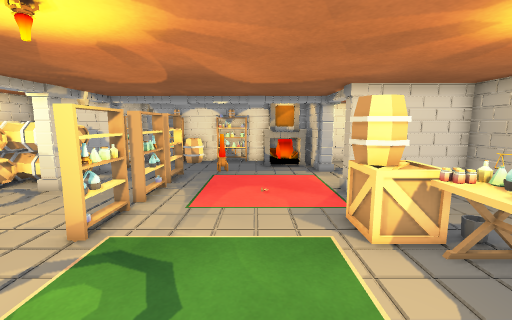
View 1 (above)

13 first-person views from a walk through a 3-D level made in the Unity game engine. The camera is 1.3 m above the floor, tilts 8° down and sees 90° across. The floor is counted in squares, 0.5 m on a side. Each view is taken from the middle of a square. On the plan, view 1 faces up. The plan holds only what a view shows up to about 18 squares ahead; the rest is blank. The place goes on beyond the plan. The player is left out.

View 2
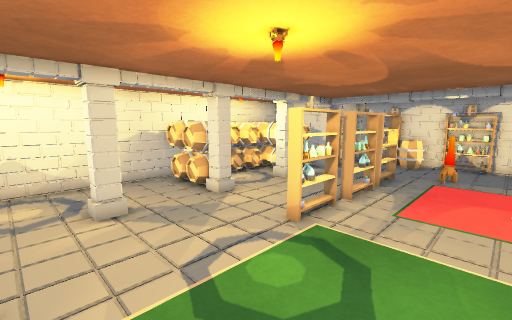

View 3
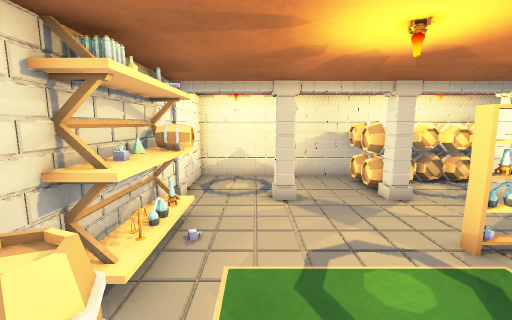

View 4
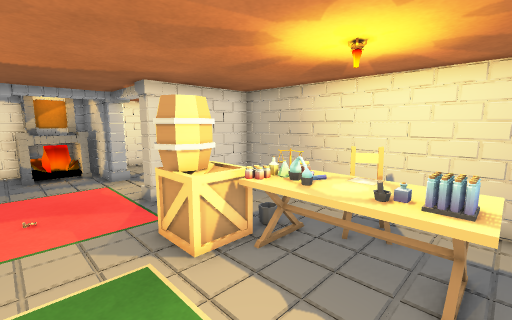

View 5
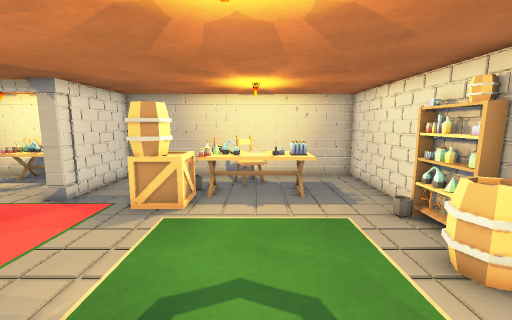

View 6
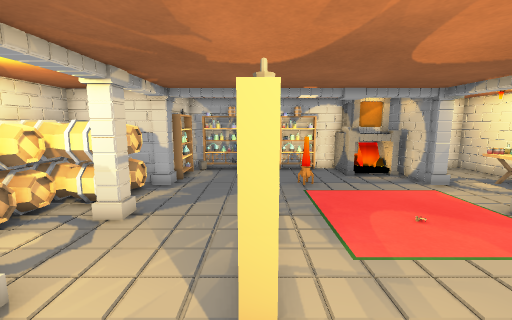

View 7
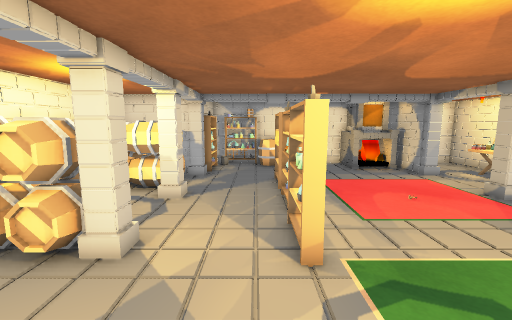

View 8
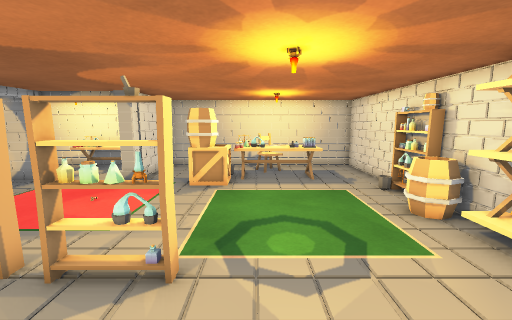

View 9
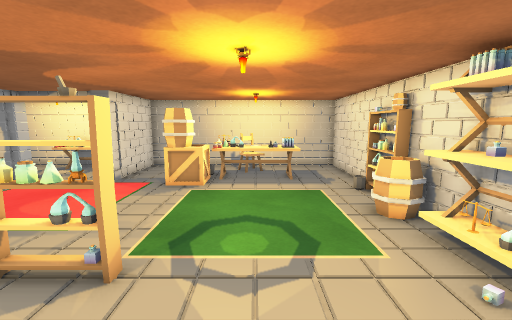

View 10
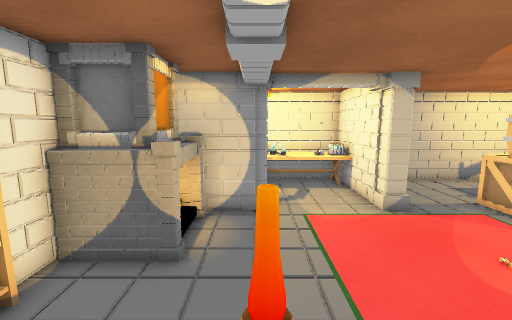

View 11
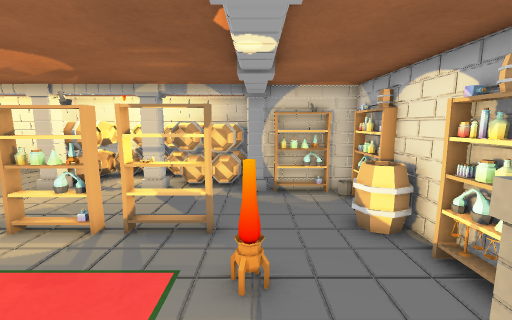

View 12
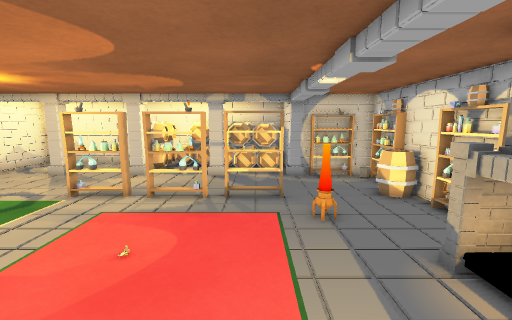

View 13
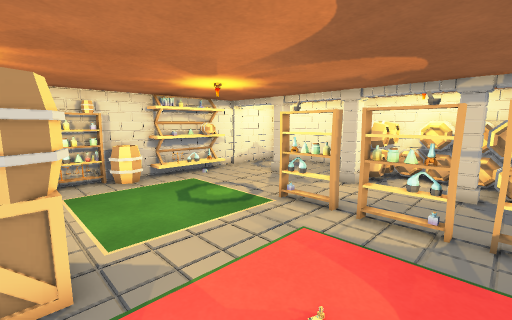

### Floor plan
Points are (right, up) in squares from view 1. A wall is a line through its corners. A room is listed if a view was taken in it or the views show most of it. See-through windows are left out.
Room 1 (views 1, 2, 3, 4, 5, 6, 7, 8, 9, 10, 11, 12, 13)
walls: (4.4, 10.2) (7.8, 10.2) (7.8, 17.8) (5.2, 17.8); (3.4, 13.9) (3.4, 17.8) (3, 17.8); (-2.6, -1.8) (-0.4, -1.8); (-8.4, 13.8) (-11.8, 13.8) (-11.8, -1.8) (-6.4, -1.8); (2.4, -1.8) (7.6, -1.8) (7.8, -1.5) (7.8, 9.1) (7.6, 9.4) (3.9, 9.4); (-2.4, 17.8) (-4.5, 17.8); (-7.4, 17.8) (-7.6, 17.8) (-7.8, 17.5) (-7.8, 16.4)
low walls: (2.7, 16.4) (2.7, 17.5) (1.4, 17.5)
ways out: gap at (7, 3)
objects: other object (-11, 5) to (-10, 6); other object (-11, 7) to (-10, 8); other object (-11, 9) to (-10, 9); other object (-11, 10) to (-10, 10); other object (-11, 11); other object (-11, 12); other object (-11, 13); other object (-10, 6) to (-10, 7); other object (-10, 11); other object (-10, 12) to (-9, 12); other object (-10, 13); other object (-9, 2); other object (-9, 5); other object (-9, 6); other object (-9, 7); other object (-9, 10) to (-8, 11); other object (-9, 12) to (-8, 13); other object (-8, -2); other object (-8, 2); other object (-8, 6); other object (-8, 10); other object (-8, 13); other object (-8, 14); other object (-8, 15) to (-7, 16); other object (-8, 16); other object (-7, 10); other object (-7, 14); other object (-7, 17) to (-6, 18); other object (-7, 18); other object (-6, -2) to (-6, -1); other object (-5, -1); other object (-5, 16) to (-4, 17); other object (-5, 18); other object (-4, -1); other object (-4, 5) to (-4, 7); other object (-4, 8) to (-4, 10); other object (-4, 11) to (-4, 13); other object (-3, -3) to (-2, -2); other object (-3, -1); other object (-2, -1) to (-1, 0); other object (-2, 14); other object (-2, 17) to (-1, 18); other object (-2, 18); other object (0, -2) to (0, -1); other object (1, -2) to (2, -1); other object (1, 16); other object (1, 17); other object (2, -2); other object (2, 6) to (4, 7); other object (2, 16); other object (2, 17); other object (3, 1) to (5, 4); other object (3, 5); other object (3, 10); other object (3, 16); other object (4, 2); other object (4, 5); other object (4, 7); other object (4, 10); other object (4, 14); other object (5, 4); other object (5, 5); other object (6, 3) to (6, 4); other object (6, 5); other object (6, 11) to (7, 11); other object (6, 12) to (7, 13); other object (6, 13) to (7, 14)

Where each view was taken, in squares from view 1:
view 1: 0 up, 0 right, facing up
view 2: 0 up, 0 right, facing up-left
view 3: 1 up, 1 right, facing left
view 4: 1 up, 0 right, facing up-right
view 5: 3 up, 5 left, facing right
view 6: 3 up, 4 left, facing up
view 7: 1 up, 5 left, facing up
view 8: 4 up, 8 left, facing right
view 9: 3 up, 8 left, facing right
view 10: 14 up, 4 left, facing right
view 11: 14 up, 2 right, facing left
view 12: 12 up, 5 right, facing left
view 13: 11 up, 3 right, facing down-left
